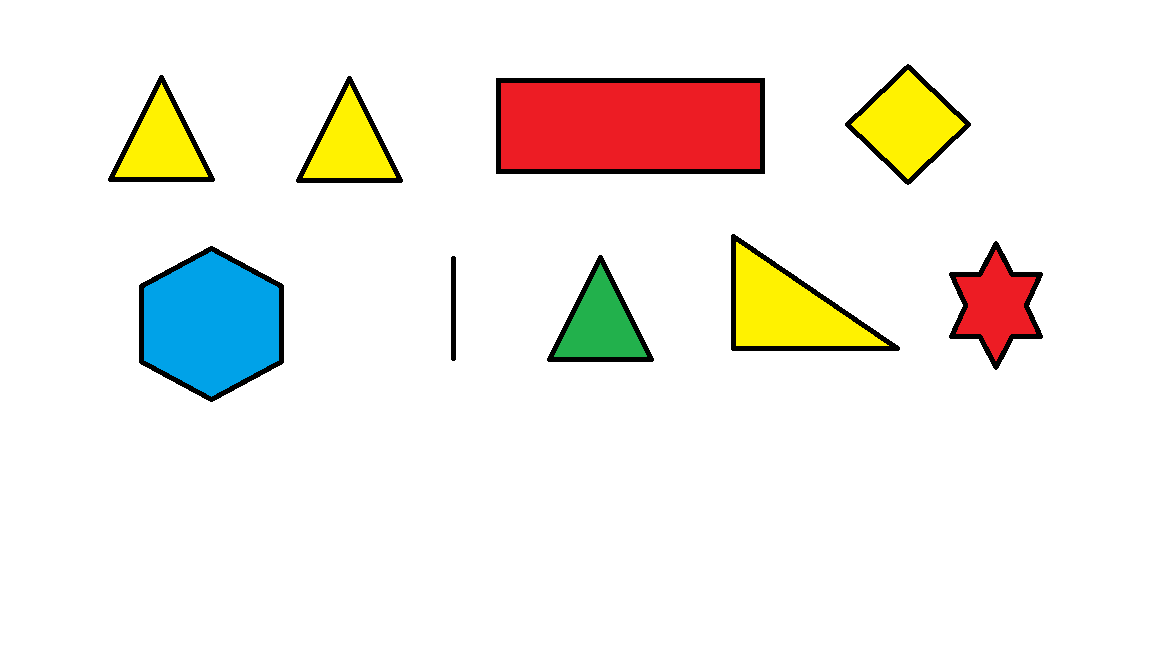
#> input picture Images/shapes.png, 1152 x 648 px
$ python '#5_yellow_triangles_detection.py'
#> lines starting #> are read from the running program, lines starting #| are printed output that depends on the picture; after the words box and inside, x2 and y2 are one past the last pixel; in counts of white or black regions, pixels touching at a corner belong together
#> further down, raw is the input picture: shape (648, 1152, 3); mean B, G, R 231.8, 238.2, 242.1
import cv2 as cv
import numpy as np

def resize_image(frame, scale=0.5):
#> called with scale = 0.5
    w = frame.shape[1]
#> w = 1152
    h = frame.shape[0]
#> h = 648
    d = (int(w * scale),int(h * scale))
#> d = (576, 324)

    if scale > 1:
        scale_mode = cv.INTER_CUBIC
    elif scale < 1:
        scale_mode = cv.INTER_AREA
    return cv.resize(frame, d, interpolation=scale_mode)

#1. Read Image

raw = cv.imread('../Images/shapes.png')

if raw is None:
    raise IOError('Image not found or invalid path')

img = resize_image(raw)


#2. Convert to HSV

hsv = cv.cvtColor(img, cv.COLOR_BGR2HSV)
#> hsv: shape (324, 576, 3); mean H, S, V 10, 22.9, 247.6


#3. Define Color Ranges

lower_yellow = np.array([10, 40, 40])
upper_yellow = np.array([38, 255, 255])


#4. Generate Mask

mask = cv.inRange(hsv, lower_yellow,upper_yellow)
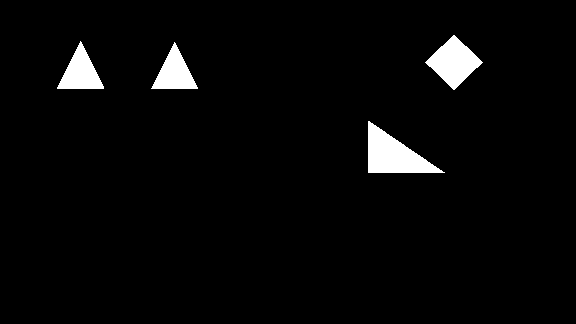
#> mask: shape (324, 576); 3.2% white; 4 white regions, box (x1, y1, x2, y2) and area: (368, 121, 445, 173) 2040, (425, 35, 483, 90) 1611, (57, 41, 104, 89) 1175, (151, 42, 198, 89) 1128

#5. Blurring the mask for noise reduction

mask_blur = cv.GaussianBlur(mask, (5,5), 0)

#6. Mask Refinement

kernel = np.ones((5,5), dtype='uint8')
mask_clean = cv.morphologyEx(mask_blur, cv.MORPH_OPEN, kernel)
mask_clean = cv.morphologyEx(mask_clean,  cv.MORPH_CLOSE, kernel)

#7.  Result Object Isolation

result = cv.bitwise_and(img, img,  mask=mask_clean)
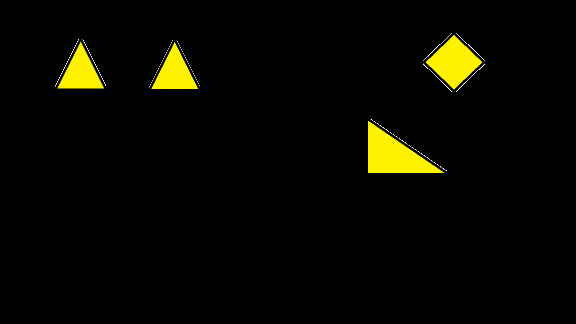
#> result: shape (324, 576, 3); mean B, G, R 0.4, 7.9, 8.3


#8. Detect Contours

result_gray = cv.cvtColor(result, cv.COLOR_BGR2GRAY)
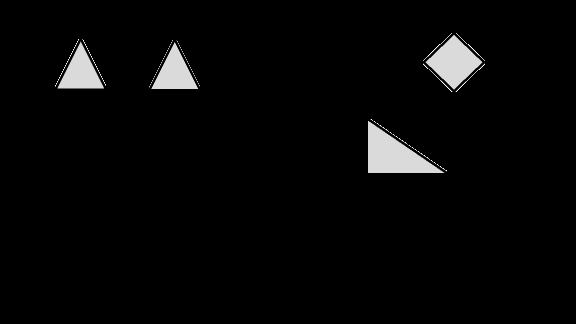
#> result_gray: shape (324, 576); min 0, max 255, mean 7.1

result_blur = cv.GaussianBlur(result_gray, (7,11), 0)

edges = cv.Canny(result_blur, 150,220)
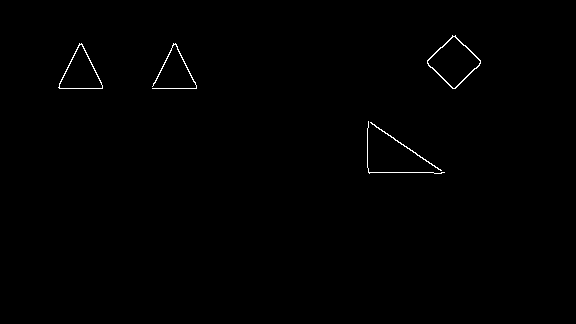
#> edges: shape (324, 576); 0.44% white in thin lines or dots, all inside (x1, y1, x2, y2) = (58, 35, 481, 174)


edge_kernel = np.ones((5,5), dtype='uint8')
edges_closing = cv.morphologyEx(edges, cv.MORPH_CLOSE, edge_kernel)

contours, hierarchies = cv.findContours(edges_closing, cv.RETR_LIST, cv.CHAIN_APPROX_SIMPLE)
#> contours = 8 contours; box (x1, y1, x2, y2) and area: (367, 121, 445, 174) 1998, (367, 124, 436, 173) 1912, (427, 35, 481, 89) 1544, (428, 38, 480, 87) 1427, (58, 43, 103, 89) 1094, (152, 43, 197, 89) 1061, (60, 47, 102, 89) 1032, (154, 47, 196, 89) 998

#9. Detect no of triangles

triangles_detected = img.copy()
approx_contours = []

for contour in contours:
    area = cv.contourArea(contour)

    peri = cv.arcLength(contour, True)
    approx = cv.approxPolyDP(contour, 0.02 * peri, True)
    if len(approx) == 3:
        approx_contours.append(approx)
#> this loop made 8 passes
#> (area, peri, approx) on passes 1, 2, 4, 5, 6, 8: (1912, 203.9, [[368, 125], [435, 171], [369, 172]]), (1998, 227.2, [[368, 121], [369, 173], [444, 172]]), (1031.5, 141.2, [[78, 47], [84, 49], [100, 88], [60, 87]]), (1061, 153.4, [[173, 43], [152, 88], [196, 88]]), (1094.5, 152.8, [[79, 43], [58, 87], [102, 88]]), (1544, 155.8, [[452, 35], [427, 63], [455, 88], [480, 60]])
#> (area, peri) on passes 3, 7: (997.5, 141.2), (1427, 146.5)
#> after the loop, approx_contours = 4 contours; box (x1, y1, x2, y2) and area: (368, 121, 445, 174) 1950, (368, 125, 436, 173) 1552, (152, 43, 197, 89) 990, (58, 43, 103, 89) 978

print(f'Total Triangles : {len(approx_contours)}')
#| Total Triangles : 4

#10. Remove the overlapping contours
def iou(box1, box2):
    x1, y1, w1, h1 = box1
    x2, y2, w2, h2 = box2

    xi1 = max(x1, x2)
    yi1 = max(y1, y2)
    xi2 = min(x1 + w1, x2 + w2)
    yi2 = min(y1 + h1, y2 + h2)

    inter_width = max(0, xi2 - xi1)
    inter_height = max(0, yi2 - yi1)
    intersection = inter_width * inter_height

    union = w1*h1 + w2*h2 - intersection

    if union == 0:
        return 0

    return intersection / union

filtered_contours = []
boxes = []

for cnt in approx_contours:
    box = cv.boundingRect(cnt)
    keep = True

    for i, kept_box in enumerate(boxes):
        if iou(box, kept_box) > 0.4:
            # keep the larger contour
            if cv.contourArea(cnt) > cv.contourArea(filtered_contours[i]):
                filtered_contours[i] = cnt
                boxes[i] = box
            keep = False
            break

    if keep:
        filtered_contours.append(cnt)
        boxes.append(box)
#> this loop made 4 passes
#> cnt on passes 2 to 4: [[368, 121], [369, 173], [444, 172]], [[173, 43], [152, 88], [196, 88]], [[79, 43], [58, 87], [102, 88]]
#> (cnt, box) on pass 1: ([[368, 125], [435, 171], [369, 172]], (368, 125, 68, 48))
#> after the loop, boxes = [(368, 121, 77, 53), (152, 43, 45, 46), (58, 43, 45, 46)]; filtered_contours = 3 contours; box (x1, y1, x2, y2) and area: (368, 121, 445, 174) 1950, (152, 43, 197, 89) 990, (58, 43, 103, 89) 978

cv.drawContours(triangles_detected,filtered_contours, -1, (0,255,0), 3)
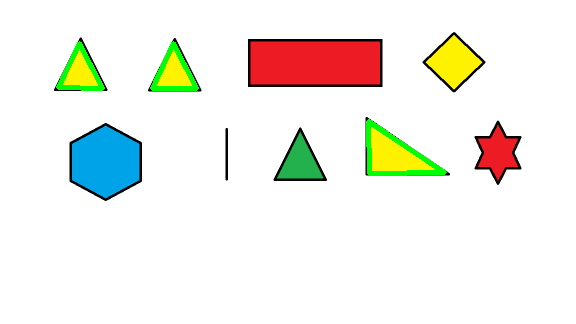
#> triangles_detected: shape (324, 576, 3); mean B, G, R 231.7, 239.7, 240.1

print(f'Filtered Triangles : {len(filtered_contours)}')
#| Filtered Triangles : 3

cv.imshow('Image', img)
cv.imshow('HSV', hsv)
cv.imshow('Result', result)
cv.imshow('Result_gray', result_gray)
cv.imshow('Result_Blur', result_blur)
cv.imshow('Canny', edges)
cv.imshow('Edges Closed', edges_closing)
cv.imshow('Detected Triangles', triangles_detected)

cv.waitKey(0)
cv.destroyAllWindows()

$ run again, with Images/sto.png copied over Images/shapes.png
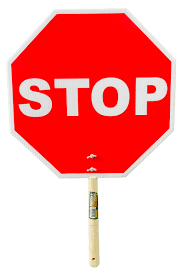
#> input picture Images/sto.png, 182 x 276 px
#> raw is the input picture: shape (276, 182, 3); mean B, G, R 160.3, 161.2, 250.1
#> hsv: shape (138, 91, 3); mean H, S, V 7.3, 91, 250.2
#> `mask = cv.inRange(hsv, lower_yellow,upper_yellow)`:
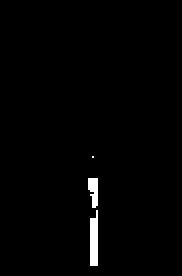
#> mask: shape (138, 91) (shown 2 times larger); 1.3% white; 3 white regions (1 under 20 px), largest, box (x1, y1, x2, y2) and area: (45, 105, 49, 133) 100, (44, 89, 49, 104) 57
#> edges: shape (138, 91); 1% white in thin lines or dots, all inside (x1, y1, x2, y2) = (41, 75, 52, 136)
#> `edges_closing = cv.morphologyEx(edges, cv.MORPH_CLOSE, edge_kernel)`:
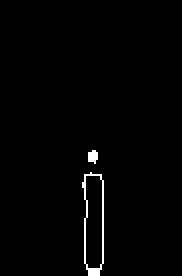
#> edges_closing: shape (138, 91) (shown 2 times larger); 1.3% white in thin lines or dots, all inside (x1, y1, x2, y2) = (41, 75, 52, 138)
#> contours = 3 contours, 1 with area under 20; largest, box (x1, y1, x2, y2) and area: (41, 86, 52, 138) 426, (42, 87, 52, 135) 404
#> the loop `for contour in contours:` made 3 passes
#> (area, peri, approx) on pass 1: (404.5, 108.7, [[43, 87], [51, 90], [49, 134], [42, 131]])
#> after the loop `for contour in contours:`: approx_contours = []
#| Total Triangles : 0
#| Filtered Triangles : 0
